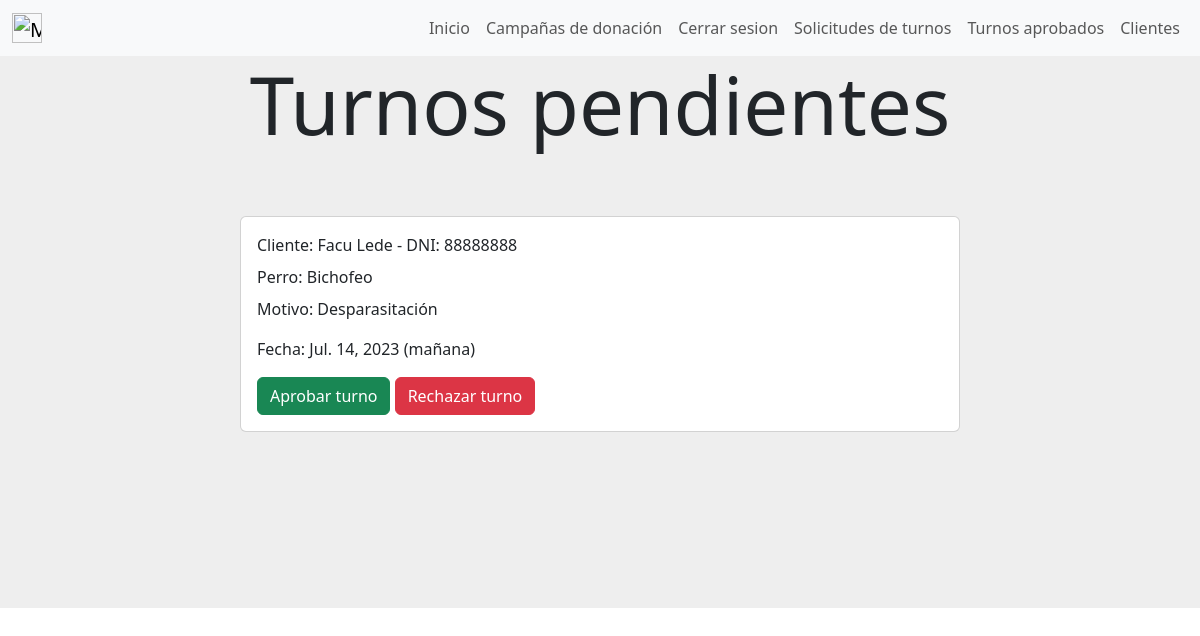
/turnos_pendientes (signed in), run on an earlier commit of the app's database.
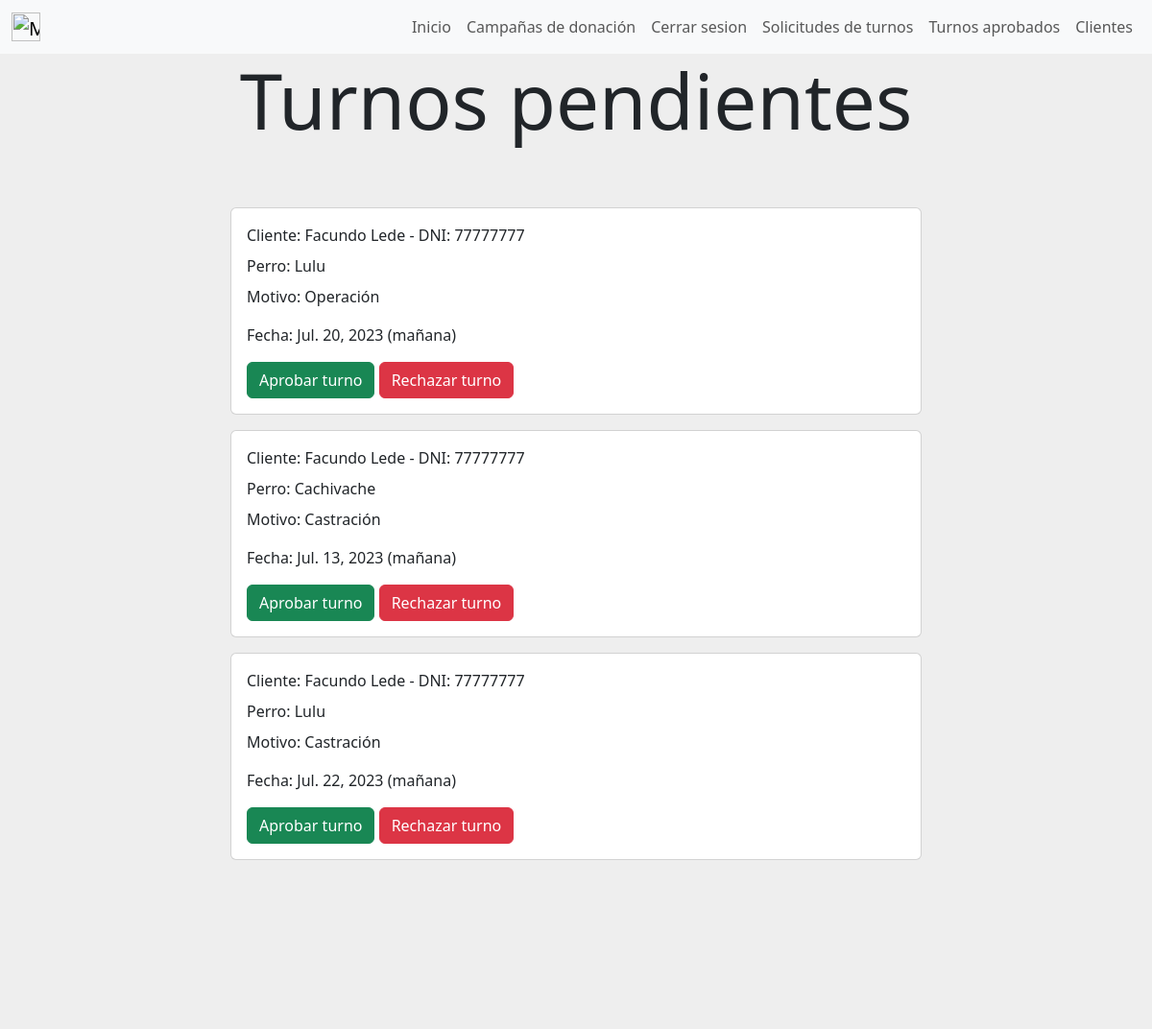
And on a later commit of the database.
### gestion_de_turnos/models.py (models this page shows, shortened)
class Turno(models.Model) :
    franja_horaria = models.CharField(max_length=50)
    motivo = models.ForeignKey(Servicio_veterinario, on_delete=models.CASCADE, default=None, null=True)
    fecha = models.DateField()
    estado = models.CharField(max_length=50, default="Pendiente", blank=True)
    created_by = models.ForeignKey(User, on_delete=models.CASCADE)
    perro = models.ForeignKey(Perro, on_delete=models.CASCADE, blank=True, default=None, null=True)
    class Meta:
        unique_together = (('franja_horaria','fecha','perro'))
        verbose_name='turno'
        verbose_name_plural='turnos'

### user/models.py (models this page shows)
class User(AbstractUser):
    dni = models.CharField(max_length=8, unique=True)
    email = models.EmailField(unique=True)

### gestion_de_mascotas/models.py (models this page shows, shortened)
class Perro(models.Model):
    nombre = models.CharField(verbose_name="Nombre",max_length=30)
    size = models.CharField(verbose_name="Tamaño", max_length=50)
    owner = models.ForeignKey(User, on_delete=models.CASCADE)
    raza = models.ForeignKey(Raza, on_delete=models.CASCADE, default=None, null=True)
    sexo = models.CharField(max_length=30,null=True, default=None)
    nacimiento = models.DateField()
    class Meta:
        unique_together = (('nombre', 'owner'))
        verbose_name='perro'
        verbose_name_plural='perros'

### gestion_de_servicios_prestados/models.py (models this page shows)
class Servicio_veterinario(models.Model):
    servicio = models.CharField(max_length=30)
    class Meta:
        verbose_name='servicio_veterinario'
        verbose_name_plural='servicios_veterinarios'
    def __str__ (self):
        return self.servicio

### gestion_de_turnos/views.py (the view)
# urls.py: path('turnos_pendientes',views.turnos_pendientes, name= "turnos_pendientes"),
def turnos_pendientes(request):
    turnos_pendientes=Turno.objects.filter(estado = "Pendiente")
    return render(request,"gestion_de_turnos/turnos_pendientes.html",{"turnos":turnos_pendientes})

### gestion_de_turnos/templates/gestion_de_turnos/turnos_pendientes.html (shortened to what this page needs)
{% extends "gestion_de_usuarios/base.html" %}
{% block content %}
{% if user.is_superuser %}
<div style="background-color:#eee;height: 20%;text-align: center;">
    <h1 class="display-1">Turnos pendientes</h1>
</div>
        {% if turnos.count == 0 %}
        <div style="background-color: #eee;background-position: center;background-size: cover; align-items: center;justify-content: center;display: flex;">
            <div class="card mb-3 element-home-color" style="width: 60%;">
                <div class="row g-0">
                    <div class="card">
                        <div class="card-body">
                            Aún no hay turnos pendientes.
                        </div>
                    </div>
                </div>
            </div>
        </div>
        {% else %}
            {% for turno in turnos %}
            <div style="background-color: #eee;background-position: center;background-size: cover; align-items: center;justify-content: center;display: flex;">
                <div class="card mb-3 element-home-color" style="width: 60%;">
                    <div class="row g-0">
                    <div class="col-md-8">
                        <div class="card-body">
                        <p class="card-title">Cliente: {{turno.created_by.first_name}} {{turno.created_by.last_name}} - DNI: {{turno.created_by.dni}}</p>
                        {% if turno.perro is not None %}
                        <p class="card-title">Perro: {{turno.perro.nombre}}</p>
                        {% else %}
                        <p class="card-title">Perro: No especificado</p>
                        {% endif %}
                        <p class="card-text">Motivo: {{turno.motivo}}</p>
                        <p class="card-text">Fecha: {{turno.fecha}} ({{turno.franja_horaria}})</p>
                        <a class=" btn btn-success" onclick="aprobar_turno({{turno.id}})">Aprobar turno</a>
                        <a href ="#" class="btn btn-danger" onclick="rechazar_turno({{turno.id}})" style="color:white;">Rechazar turno</a>
                        </div>
                    </div>
                    </div>
                </div>
            </div>
            {% endfor %}
<div style="background-color:#eee;height: 20%;">
</div>
{% endif %}
{% else %}
<img src="https://st.depositphotos.com/31068556/51146/v/600/depositphotos_511461970-stock-illustration-concept-design-of-an-empty.jpg" class="img-fluid rounded-start" alt="..." style="border-radius: 4px;">
{% endif %}
{% endblock %}

### gestion_de_usuarios/templates/gestion_de_usuarios/base.html (shortened to what this page needs)
<nav class="navbar navbar-expand-lg navbar-light bg-light">
    <div class="container-fluid">
        <a class="navbar-brand mt-2 mt-lg-0" href="{% url 'home' %}">
          <img
            src="https://media.discordapp.net/attachments/1084960115909722185/1098246667553218660/image.png?width=970&height=609"
            height="30"
            alt="MDB Logo"
            loading="lazy"
          />
        </a>
        <div>
        <ul class=" navbar-nav me-auto mb-2 mb-lg-0 ">
          <li class="nav-item">
            <a class="nav-link"  href="{% url 'home' %}">Inicio</a>
          </li>
          <li class="nav-item">
            <a class="nav-link"  href="{% url 'ver_campanias_de_donacion' %}">Campañas de donación</a>
          </li>
          {% if user.is_authenticated %}
            <li class="nav-item">
              <a class="nav-link"  href="{% url 'cerrar_sesion' %}">Cerrar sesion</a>
            </li>
          {% endif %}
          {% if user.is_superuser %}
          <li class="nav-item">
          <a type = "button" href="{% url 'turnos_pendientes' %}" class="btn position-relative nav-link" >
            Solicitudes de turnos
          </a>
          </li>
          <li class="nav-item">
            <a class="nav-link"  href="{% url 'turnos_aprobados' %}">Turnos aprobados</a>
          </li>
          <li class="nav-item">
            <a class="nav-link"  href="{% url 'clientes' %}">Clientes</a>
          </li>
          {% endif %}
        </ul>
      </div>
    </div>
</nav>
    {% block content %}
    {% endblock %}
    <link href="https://cdn.jsdelivr.net/npm/bootstrap@5.3.0-alpha2/dist/css/bootstrap.min.css" rel="stylesheet">

What changed in the data, as far as the page shows it:
removed Turno: created_by.first_name "Facu", created_by.last_name "Lede", created_by.dni "88888888", perro.nombre "Bichofeo", motivo "Desparasitación", fecha "Jul. 14, 2023", franja_horaria "mañana"
added Turno: created_by.first_name "Facundo", created_by.last_name "Lede", created_by.dni "77777777", perro.nombre "Lulu", motivo "Operación", fecha "Jul. 20, 2023", franja_horaria "mañana"
added Turno: created_by.first_name "Facundo", created_by.last_name "Lede", created_by.dni "77777777", perro.nombre "Cachivache", motivo "Castración", fecha "Jul. 13, 2023", franja_horaria "mañana"
added Turno: created_by.first_name "Facundo", created_by.last_name "Lede", created_by.dni "77777777", perro.nombre "Lulu", motivo "Castración", fecha "Jul. 22, 2023", franja_horaria "mañana"
